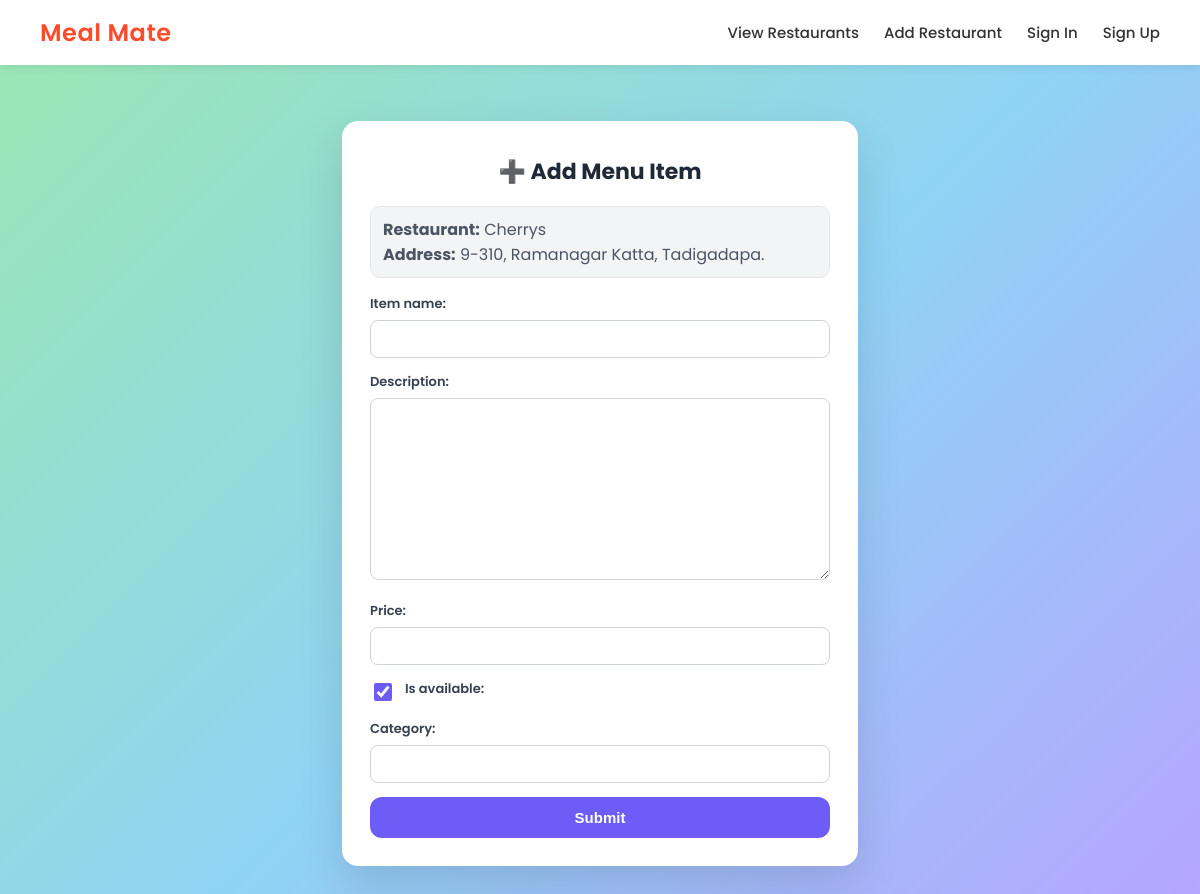
The app's page /add_menu/18, older data.
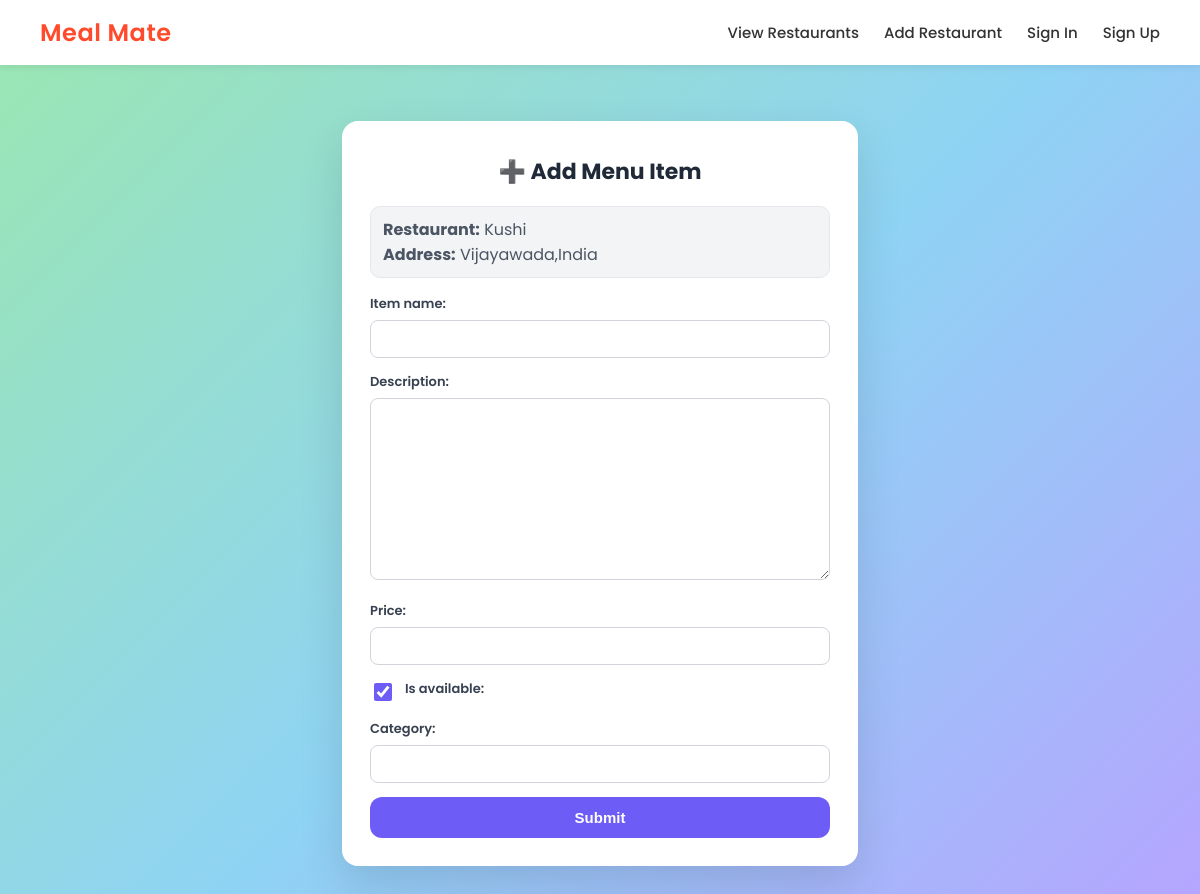
The same page, newer data.
### delivery/models.py (models this page shows, shortened)
class Restarunts(models.Model):
    res_name = models.CharField(max_length=100)
    Food_cat = models.CharField(max_length=100)
    rating  = models.FloatField()
    img = models.URLField(default="https://encrypted-tbn0.gstatic.com/images?q=tbn:ANd9GcR7KBKxKUEmumbhS_sR7eCr-s1likOF0RHtOvAbPXSA70O1ATMHQwZxbCCNwCYCtGQjTVo&usqp=CAU")
    address = models.CharField(max_length=100)

### delivery/views.py (the view)
# urls.py: path('add_menu/<int:id>',views.add_menu, name = 'add_menu'),
def add_menu(request, id):
    res = get_object_or_404(Restarunts, id=id)  # Get the restaurant object
    if request.method == 'POST':
        form = MenuForm(request.POST)
        if form.is_valid():
            menu_item = form.save(commit=False)  # Don't save yet
            menu_item.res = res  # ✅ Assign the restaurant
            menu_item.save()     # ✅ Now save
            return redirect('delivery:view_menu', id=id)
    else:
        form = MenuForm()
    return render(request, 'delivery/menu_form.html', {'form': form, 'res': res})

### delivery/forms.py
class MenuForm(forms.ModelForm):
    class Meta:
        model = Menu
        exclude = ['res']

### delivery/templates/delivery/menu_form.html (shortened to what this page needs)
{% extends 'delivery/base.html' %}
{% block content %}
<div class="gradient-page">
  <div class="form-card">
    <div class="form-title">➕ Add Menu Item</div>
    <div class="rest-info">
      <strong>Restaurant:</strong> {{ res.res_name }}<br>
      <strong>Address:</strong> {{ res.address }}
    </div>
    <form method="POST">
      <div class="field">
        {{ form.item_name.label_tag }}
        {{ form.item_name }}
      </div>
      <div class="field">
        {{ form.description.label_tag }}
        {{ form.description }}
      </div>
      <div class="field">
        {{ form.price.label_tag }}
        {{ form.price }}
      </div>
      <div class="field check-row">
        {{ form.is_available }}
        {{ form.is_available.label_tag }}
      </div>
      <div class="field">
        {{ form.category.label_tag }}
        {{ form.category }}
      </div>
      <button type="submit" class="btn-primary">Submit</button>
    </form>
  </div>
</div>
{% endblock %}

Row changes from the older to the newer data that the page shows:
changed Restarunts: res_name "Cherrys" → "Kushi"; address "9-310, Ramanagar Katta, Tadigadapa." → "Vijayawada,India"
